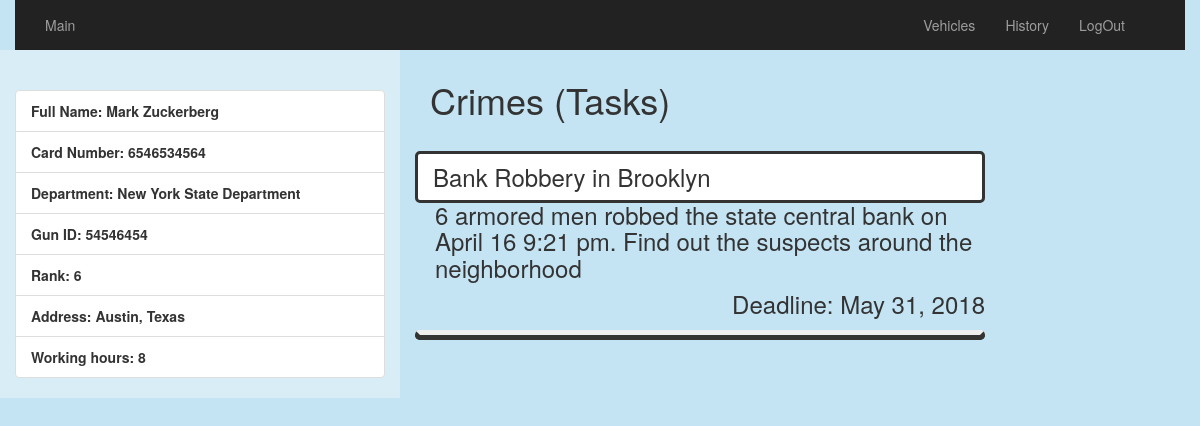
Screenshot of /home/ (signed in) with the database file from the repository.
### pd/models.py (models this page shows, shortened)
class UserProfile(models.Model):
    user = models.OneToOneField(User, on_delete=models.CASCADE)
    GENDER_OPTION = (
        ('Male', 'Male'),
        ('Female', 'Female')
    )
    gender = models.CharField(max_length=255, choices=GENDER_OPTION)
    date_of_birth = models.DateField()
    age = models.IntegerField()
    phone = models.CharField(max_length=255)
    salary = models.DecimalField(max_digits=8, decimal_places=2, default=800.00)
    card_number = models.CharField(max_length=255)
    gun_id = models.CharField(max_length=255)
    address = models.CharField(max_length=255)
    rank = models.IntegerField()
    working_hours = models.IntegerField()
    dep = models.ForeignKey(Department, on_delete=models.CASCADE)

class Department(models.Model):
    Name = models.CharField(max_length=255)
    Zip_code = models.IntegerField()
    Number_of_weapons = models.IntegerField()
    Number_of_vehicles = models.IntegerField()
    Number_of_workers = models.IntegerField()
    Head = models.CharField(max_length=255)
    Area = models.IntegerField()
    class Meta:
        verbose_name = 'Department'
        verbose_name_plural = 'Departments'
    def __str__(self):
        return self.Name

class Task(models.Model):
    Title = models.CharField(max_length=255)
    Description = models.TextField()
    isComplete = models.BooleanField(default=False)
    Dudate = models.DateField()
    Executed_by = models.ForeignKey(User, on_delete=models.CASCADE)
    class Meta:
        verbose_name = 'Task'
        verbose_name_plural = 'Tasks'

### pd/views.py (the view)
# urls.py: path('home/', views.home_view),
def home_view(request):
    return render(request, 'pd/home.html')

### pd/templates/pd/home.html (shortened to what this page needs)
<!DOCTYPE html>
<html lang="en">
    <head>
        {% load static %}
    {% load crispy_forms_tags %}
        <link href="{% static 'css/bootstrap.css' %}" rel="stylesheet">
        <link href="{% static 'css/styles.css' %}" rel="stylesheet">
    </head>
    <body style="background-color: #c4e3f3">
        <div class="container-fluid">
            <div class="collapse navbar-collapse navbar-inverse" id="bs-example-navbar-collapse-1">
    <ul class="nav navbar-nav">
        <li class="">
            <a href="/home/">Main</a>
        </li>
    </ul>
    <ul class="nav navbar-nav navbar-right" style="margin-right: 30px">
        <li><a href="/vehicles/">Vehicles</a></li>
        <li>
            <a href="/history/">History</a>
        </li>
        <li><a href="/logout/">LogOut</a></li>
    </ul>
</div>
</div>
        {% if user.is_authenticated %}
        <div class="container-fluid">
            <div class="row">
                <div class="col-md-4 bg-info">
                    <p style="padding-top: 30px"><ul class="list-group" style="font-weight: bold">
                            <li class="list-group-item">Full Name:  {{ user.get_full_name }}</li>
                            <li class="list-group-item">Card Number:  {{ user.userprofile.card_number }}</li>
                            <li class="list-group-item">Department:  {{ user.userprofile.dep }}</li>
                            <li class="list-group-item">Gun ID:  {{ user.userprofile.gun_id }}</li>
                            <li class="list-group-item">Rank:  {{ user.userprofile.rank }}</li>
                            <li class="list-group-item">Address:  {{ user.userprofile.address }}</li>
                            <li class="list-group-item">Working hours:  {{ user.userprofile.working_hours }}</li>
                        </ul></p>
                </div>
                <div class="col-md-6">
                {% block target %}
                <h1 class="panel-heading" >Crimes (Tasks)</h1>
                    <h3><ul class="list-group">
                        {% for t in user.task_set.all %}
                            {% if t.isComplete == False %}
                            <li class="list-group-item" style="border: solid; border-radius: 5px">{{ t.Title }}</li>
                                <p class="body-textarea" style="margin-left: 20px">{{ t.Description }}</p>
                                <p class="text-right">Deadline: {{ t.Dudate }}</p>
                                <hr style=" display: block;
    margin-top: 0.5em;
    margin-bottom: 0.5em;
    margin-left: auto;
    margin-right: auto;
    border-radius: 5px;
    border-style: solid;
    border-width: 5px;">
                            {% endif %}
                        {% endfor %}
                        </ul></h3>
                </div>
            </div>
            {% endblock %}
          {% else %}
            <h1 class="alert-warning">You are not authenticated</h1>
    <button class="btn-danger"><a href="/">BACK</a></button>
{% endif %}
        </div>
    </body>
</html>

### static/css/styles.css (style rules this page uses)
body, html { background-color: #444; height: 100%; background-position: center; background-repeat: no-repeat; background-size: cover; }

### rows the page displays
Task: Title "Bank Robbery in Brooklyn", Description "6 armored men robbed the state central bank on April 16 9:21 pm. Find out the suspects around the neighborhood", Dudate "May 31, 2018"

### other values shown
{{ user.get_full_name }} "Mark Zuckerberg"
{{ user.userprofile.card_number }} "6546534564"
{{ user.userprofile.dep }} "New York State Department"
{{ user.userprofile.gun_id }} "54546454"
{{ user.userprofile.rank }} "6"
{{ user.userprofile.address }} "Austin, Texas"
{{ user.userprofile.working_hours }} "8"
